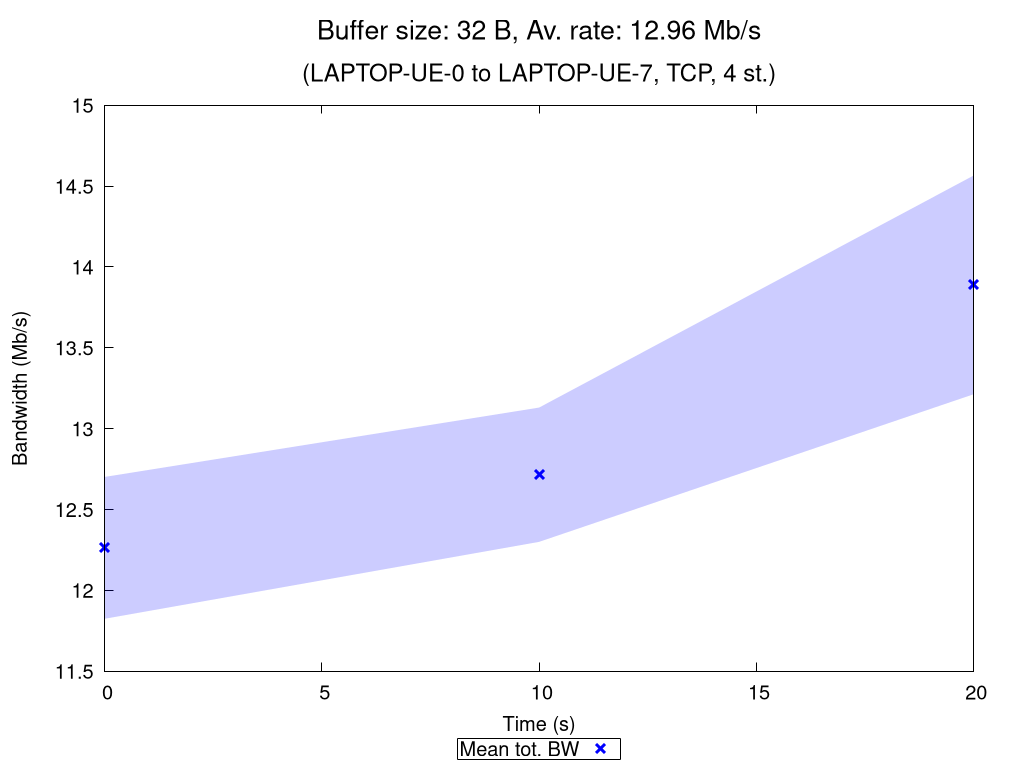

Source code (gnuplot):
set terminal pngcairo nocrop enhanced size 1024,768 font "Verdana,15"
set output "TCP_4_st_2020_10_29_09-20-45_one2two_00032B.png"

set title "{/=20 Buffer size: 32 B, Av. rate: 12.96 Mb/s}\n\n{/=18 (LAPTOP-UE-0 to LAPTOP-UE-7, TCP, 4 st.)}"

set xlabel "Time (s)"
set ylabel "Bandwidth (Mb/s)"
set ytics nomirror
set key bmargin center horizontal box samplen 1 width -1
set bmargin 4.6
set rmargin 4.5

rf = 1000000.0  # rate factor
set style fill transparent solid 0.2 noborder
set autoscale xfix
plot "TCP_4_st_2020_10_29_09-20-45_one2two_00032B_iperf_processed.dat" using 1:($2/rf-$3/rf):($2/rf+$3/rf) with filledcurves lc rgb "blue" notitle, \
     "" using 1:($2/rf) with points pt 2 ps 1.5 lw 3 lc rgb "blue" title "Mean tot. BW", \
